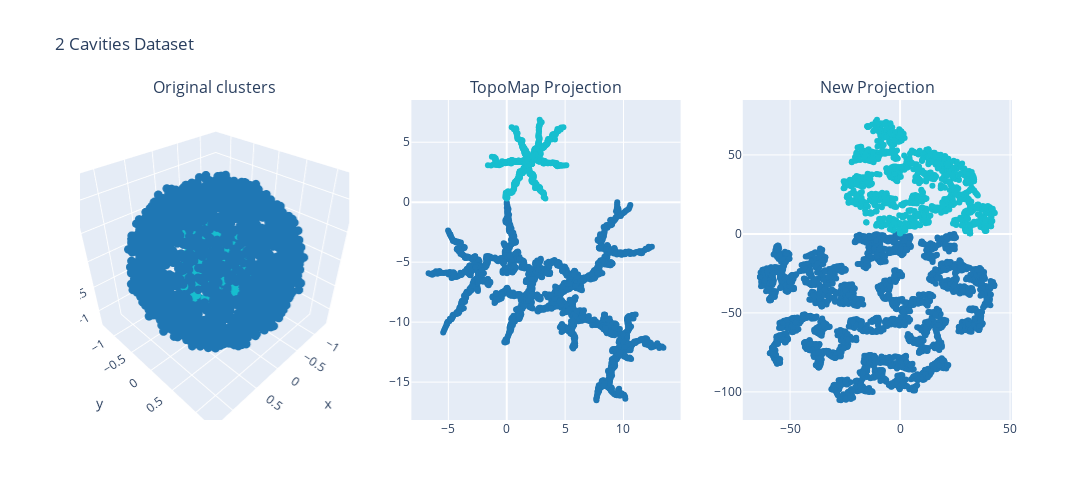

The notebook cell saved with this chart:
### Code cell
fig = plot_data_projection(df_cavities, proj_cavities, projections)
fig.update_layout(title_text='2 Cavities Dataset')
fig.show()

### Figure 1 — Plotly figure (JSON) as saved in the notebook; plotly's stock layout.template omitted (floating-point values rounded to 4 significant figures; data arrays with more than 128 entries replaced by an {"elided": "..."} marker saying what was removed)
{"data": [{"marker": {"color": {"elided": "4002 int values"}, "colorscale": [[0, "#1F77B4"], [0.1111, "#FF7F0E"], [0.2222, "#2CA02C"], [0.3333, "#D62728"], [0.4444, "#9467BD"], [0.5556, "#8C564B"], [0.6667, "#E377C2"], [0.7778, "#7F7F7F"], [0.8889, "#BCBD22"], [1, "#17BECF"]], "size": 3}, "mode": "markers", "scene": "scene", "type": "scatter3d", "x": {"elided": "4002 float values"}, "y": {"elided": "4002 float values"}, "z": {"elided": "4002 float values"}}, {"marker": {"color": {"elided": "4002 int values"}, "colorscale": [[0, "#1F77B4"], [0.1111, "#FF7F0E"], [0.2222, "#2CA02C"], [0.3333, "#D62728"], [0.4444, "#9467BD"], [0.5556, "#8C564B"], [0.6667, "#E377C2"], [0.7778, "#7F7F7F"], [0.8889, "#BCBD22"], [1, "#17BECF"]]}, "mode": "markers", "type": "scatter", "x": {"elided": "4002 float values"}, "xaxis": "x", "y": {"elided": "4002 float values"}, "yaxis": "y"}, {"marker": {"color": {"elided": "4002 int values"}, "colorscale": [[0, "#1F77B4"], [0.1111, "#FF7F0E"], [0.2222, "#2CA02C"], [0.3333, "#D62728"], [0.4444, "#9467BD"], [0.5556, "#8C564B"], [0.6667, "#E377C2"], [0.7778, "#7F7F7F"], [0.8889, "#BCBD22"], [1, "#17BECF"]]}, "mode": "markers", "type": "scatter", "x": {"elided": "4002 float values"}, "xaxis": "x2", "y": {"elided": "4002 float values"}, "yaxis": "y2"}], "layout": {"annotations": [{"font": {"size": 16}, "showarrow": false, "text": "Original clusters", "x": 0.1444, "xanchor": "center", "xref": "paper", "y": 1, "yanchor": "bottom", "yref": "paper"}, {"font": {"size": 16}, "showarrow": false, "text": "TopoMap Projection", "x": 0.5, "xanchor": "center", "xref": "paper", "y": 1, "yanchor": "bottom", "yref": "paper"}, {"font": {"size": 16}, "showarrow": false, "text": "New Projection", "x": 0.8556, "xanchor": "center", "xref": "paper", "y": 1, "yanchor": "bottom", "yref": "paper"}], "height": 500, "scene": {"domain": {"x": [0, 0.2889], "y": [0, 1]}}, "showlegend": false, "title": {"text": "2 Cavities Dataset"}, "width": 1200, "xaxis": {"anchor": "y", "domain": [0.3556, 0.6444]}, "xaxis2": {"anchor": "y2", "domain": [0.7111, 1]}, "yaxis": {"anchor": "x", "domain": [0, 1]}, "yaxis2": {"anchor": "x2", "domain": [0, 1]}}}
